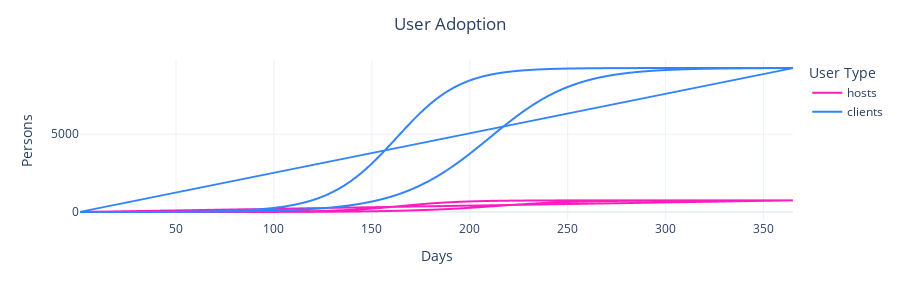

The notebook cell this image was saved under:
### Markdown cell above
# Anaysis 1: User Adoption

Plot user adoption over the time horizon.

The rate of user adoption at any given timestep is a function of: 
- **word-of-mouth** (the more clients there are, the more likely )
- **base onboarding rate** (set in system parameters as 'onboarding_coeff')
- **price attractiveness** for the given agent (i.e. lower price = more attractive to clients but less attractive for hosts) 
- **registration delay** (i.e the average time clients take to register)

### Code cell
# fig_df = df_1.query('variable_name == 2')

fig = px.line(
    df_1,
    x='timestep',
    y=['hosts', 'clients'],
    height=300
)

fig.update_layout(
    title="User Adoption",
    xaxis_title="Days",
    yaxis_title="Persons",
    legend_title="User Type")

fig.show()

### Figure 1 — Plotly figure (JSON) as saved in the notebook; plotly's stock layout.template omitted (floating-point values rounded to 4 significant figures; data arrays with more than 128 entries replaced by an {"elided": "..."} marker saying what was removed)
{"data": [{"hovertemplate": "variable=hosts<br>timestep=%{x}<br>value=%{y}<extra></extra>", "legendgroup": "hosts", "line": {"color": "#FC1CBF", "dash": "solid"}, "mode": "lines", "name": "hosts", "showlegend": true, "type": "scattergl", "x": {"elided": "730 int values"}, "xaxis": "x", "y": {"elided": "730 int values"}, "yaxis": "y"}, {"hovertemplate": "variable=clients<br>timestep=%{x}<br>value=%{y}<extra></extra>", "legendgroup": "clients", "line": {"color": "#3283FE", "dash": "solid"}, "mode": "lines", "name": "clients", "showlegend": true, "type": "scattergl", "x": {"elided": "730 int values"}, "xaxis": "x", "y": {"elided": "730 int values"}, "yaxis": "y"}], "layout": {"height": 300, "legend": {"title": {"text": "User Type"}, "tracegroupgap": 0}, "margin": {"t": 60}, "title": {"text": "User Adoption"}, "xaxis": {"anchor": "y", "domain": [0, 1], "title": {"text": "Days"}}, "yaxis": {"anchor": "x", "domain": [0, 1], "title": {"text": "Persons"}}}}
